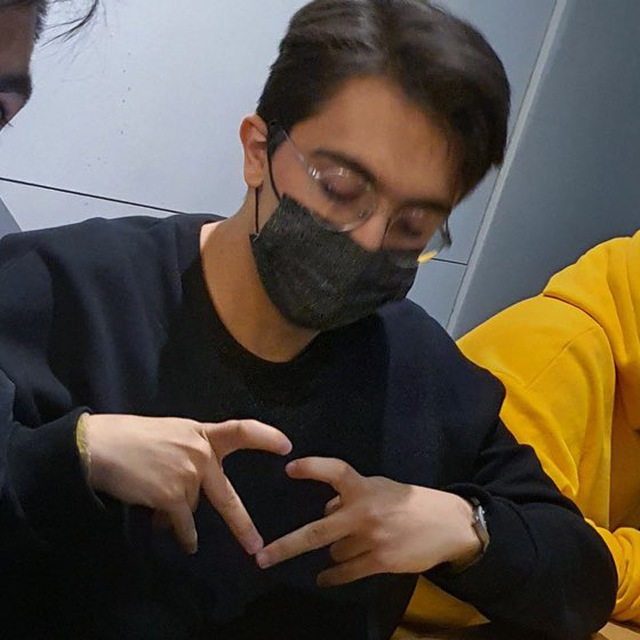
#> input picture 1-test.jpeg, 640 x 640 px, given in place of test_1 copy.mp4, which was not available
$ python bpcs.py
#> lines starting #> are read from the running program, lines starting #| are printed output that depends on the picture; after the words box and inside, x2 and y2 are one past the last pixel; in counts of white or black regions, pixels touching at a corner belong together; pictures that were not available may be replaced by others from this repository, and a replacement may not be noted
import cv2
import numpy as np
import os
import matplotlib.pyplot as plt
import math

def string_to_bits(s):
    """
    Chuyển đổi chuỗi ký tự thành danh sách bit.
    """
#> called with s = 'This is the hidden message!'
    bits = []
    for char in s:
        binval = bin(ord(char))[2:].rjust(8, '0')
        bits.extend([int(b) for b in binval])
    return bits

# [16 lines left out: functions bits_to_string, array_to_string, not called in this run]
def text_to_bin(text):
    return ''.join([format(ord(char), '08b') for char in text])

# [4 lines left out: function bin_to_text, not called in this run]

def extract_bit_planes(channel):
    """
    Trích xuất 8 bit-plane từ một kênh màu.
    B0 là LSB và B7 là MSB.
    """
    bit_planes = []
    for i in range(8):
        # Trích xuất bit i bằng cách dịch phải i bit và lấy bit cuối cùng
        bit_plane = np.bitwise_and(channel, 1 << i) >> i
        bit_planes.append(bit_plane)
    return bit_planes

def calculate_entropy(bit_plane):
    """
    Tính entropy của một bit-plane để đánh giá độ phức tạp.
    Entropy cao tương ứng với độ phức tạp cao.
    """
    hist, _ = np.histogram(bit_plane, bins=2, range=(0, 1))
    p1 = hist[0] / hist.sum()
    p2 = hist[1] / hist.sum()
    entropy = 0
    for p in [p1, p2]:
        if p > 0:
            entropy -= p * math.log2(p)
    return entropy

def evaluate_bit_planes(bit_planes):
    """
    Đánh giá độ phức tạp của mỗi bit-plane dựa trên entropy.
    Trả về danh sách entropy cho từng bit-plane.
    """
    entropies = []
    for plane in bit_planes:
        entropy = calculate_entropy(plane)
        entropies.append(entropy)
    return entropies

def select_complex_bit_planes(entropies, threshold=0.9):
    """
    Chọn các bit-plane có entropy cao hơn ngưỡng threshold.
    Ngưỡng có thể được điều chỉnh tùy thuộc vào yêu cầu.
    """
    selected = []
    for i, entropy in enumerate(entropies):
        if entropy >= threshold:
            selected.append(i)
    return selected

def embed_data_into_bit_plane(bit_plane, data_bits, start_index=0):
    """
    Nhúng dữ liệu vào bit-plane đã chọn bắt đầu từ start_index.
    Trả về bit-plane đã được nhúng và số bit đã nhúng.
    """
    rows, cols = bit_plane.shape
    total_bits = len(data_bits)
    embedded = bit_plane.copy()
    bit_count = 0

    for i in range(rows):
        for j in range(cols):
            if bit_count >= total_bits:
                return embedded, bit_count
            # Nhúng bit vào bit-plane
            embedded[i, j] = data_bits[bit_count]
            bit_count += 1
    return embedded, bit_count

# [17 lines left out: function extract_data_from_bit_plane, not called in this run]

def encode_message_in_video(input_video_path, message, delimiter='11111110'):
    temp_video_path = 'temp_video_lossless.avi'
    data_bits = string_to_bits(message)
    for b in range(len(delimiter)):
        data_bits.append(int(delimiter[b]))
    data_length = len(data_bits)

    cap = cv2.VideoCapture(input_video_path)
    if not cap.isOpened():
        print("Cannot open video file.")
        return

    # Lấy thông tin video
    frame_width = int(cap.get(cv2.CAP_PROP_FRAME_WIDTH))
    frame_height = int(cap.get(cv2.CAP_PROP_FRAME_HEIGHT))
    fps = cap.get(cv2.CAP_PROP_FPS)
    total_frames = int(cap.get(cv2.CAP_PROP_FRAME_COUNT))

    fourcc = cv2.VideoWriter_fourcc(*'FFV1')
    out = cv2.VideoWriter(temp_video_path, fourcc, fps, (frame_width, frame_height))
    if not out.isOpened():
        cap.release()
        raise ValueError(f"Cannot open video writer for file {temp_videoS_path}")

    # Giới hạn số bit nhúng để tránh vượt quá dung lượng video
    max_capacity = frame_width * frame_height * 3 * 3  # Giả sử có 3 kênh màu và mỗi kênh chọn tối đa 3 bit-plane
    if data_length > max_capacity:
        print(f"Dữ liệu quá lớn để nhúng vào video. Dung lượng tối đa là {max_capacity} bit.")
        return

    bit_index = 0  # Chỉ số bit dữ liệu đã nhúng

    while True:
        ret, frame = cap.read()
#> frame is the input picture: shape (640, 640, 3); mean B, G, R 68, 78.8, 87.9
        if not ret:
            break

        # # Chuyển đổi từ BGR (OpenCV) sang RGB
        # frame_rgb = cv2.cvtColor(frame, cv2.COLOR_BGR2RGB)

        # Phân tách các kênh màu
        B, G, R = cv2.split(frame)
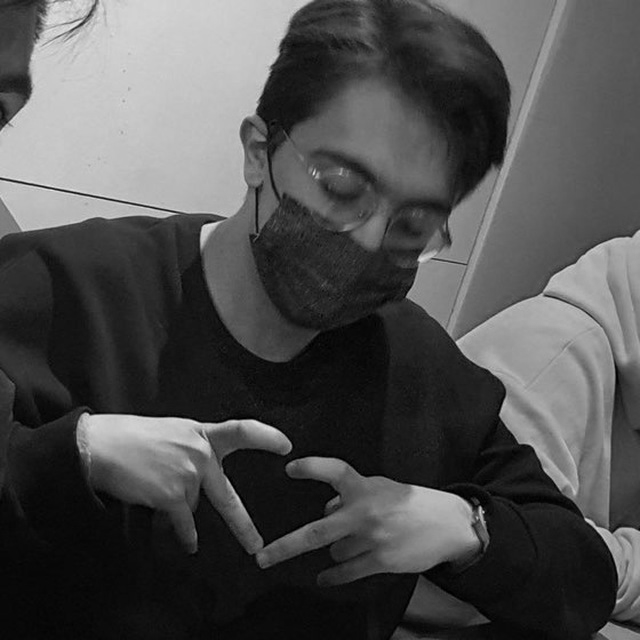
#> G: shape (640, 640); min 0, max 234, mean 78.8
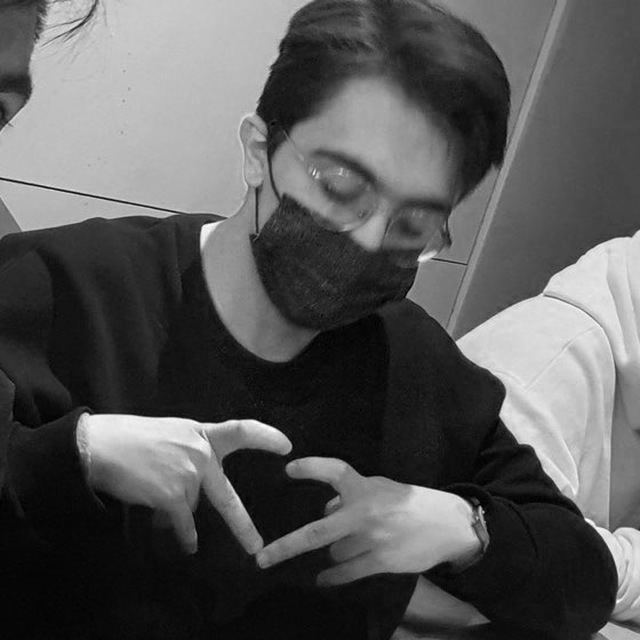
#> R: shape (640, 640); min 0, max 255, mean 87.9

        # Trích xuất bit-plane cho mỗi kênh màu
        bit_planes_R = extract_bit_planes(R)
#> the loop in extract_bit_planes, `for i in range(8):` made 8 passes
#> pass 1, in extract_bit_planes, `bit_plane = np.bitwise_and(channel, 1 << i) >> i`:
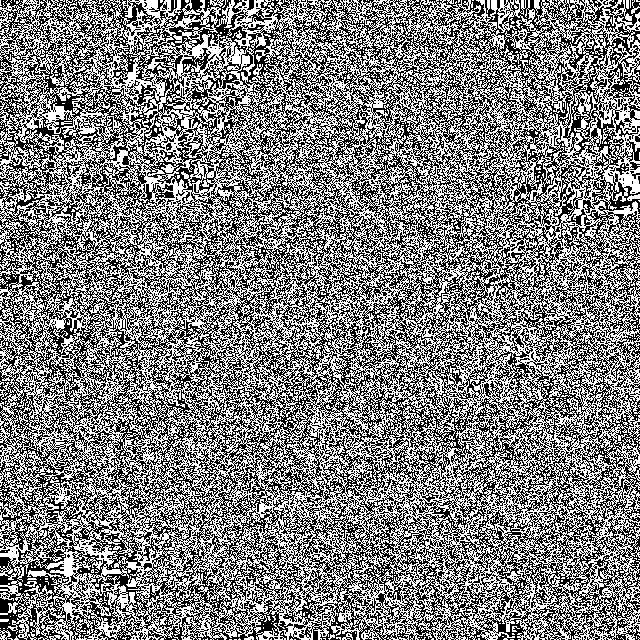
#> bit_plane: shape (640, 640); values 0 (black) and 1 (white), 50.1% white; black in thin lines or dots
#> after the loop in extract_bit_planes, `for i in range(8):`: bit_planes = 8 items
#> bit_planes_R = 8 items
        bit_planes_G = extract_bit_planes(G)
#> the loop in extract_bit_planes (call 2), `for i in range(8):` made 8 passes
#> pass 3, in extract_bit_planes (call 2), `bit_plane = np.bitwise_and(channel, 1 << i) >> i`:
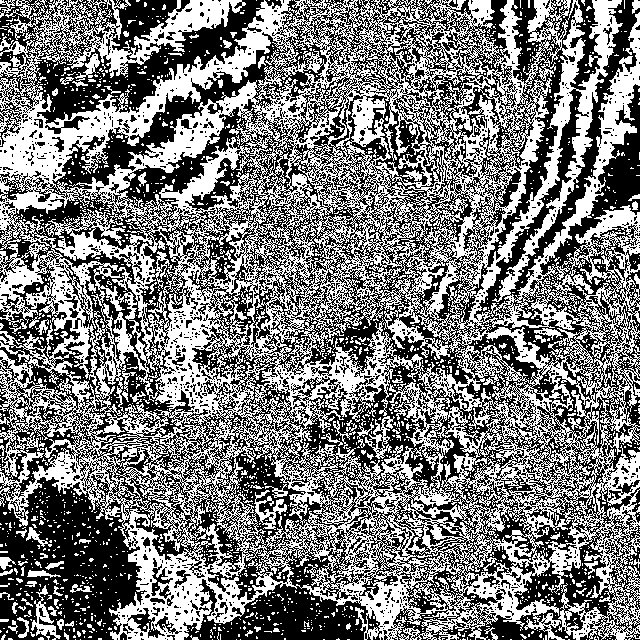
#> bit_plane: shape (640, 640); values 0 (black) and 1 (white), 48.2% white; 2323 white regions (2208 under 20 px), largest, box (x1, y1, x2, y2) and area: (0, 0, 640, 640) 183993, (31, 585, 61, 640) 488, (365, 416, 395, 459) 412
#> bit_planes_G = 8 items
        bit_planes_B = extract_bit_planes(B)
#> the loop in extract_bit_planes (call 3), `for i in range(8):` made 8 passes
#> pass 1, in extract_bit_planes (call 3), `bit_plane = np.bitwise_and(channel, 1 << i) >> i`:
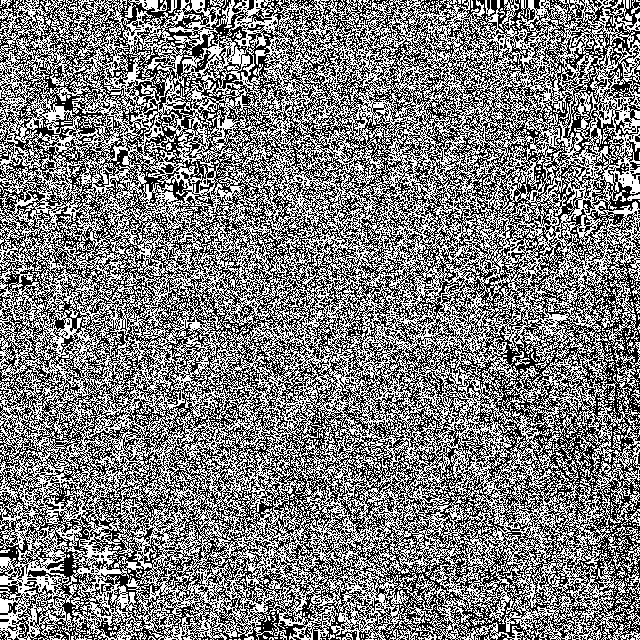
#> bit_plane: shape (640, 640); values 0 (black) and 1 (white), 49.3% white in thin lines or dots
#> pass 3, in extract_bit_planes (call 3), `bit_plane = np.bitwise_and(channel, 1 << i) >> i`:
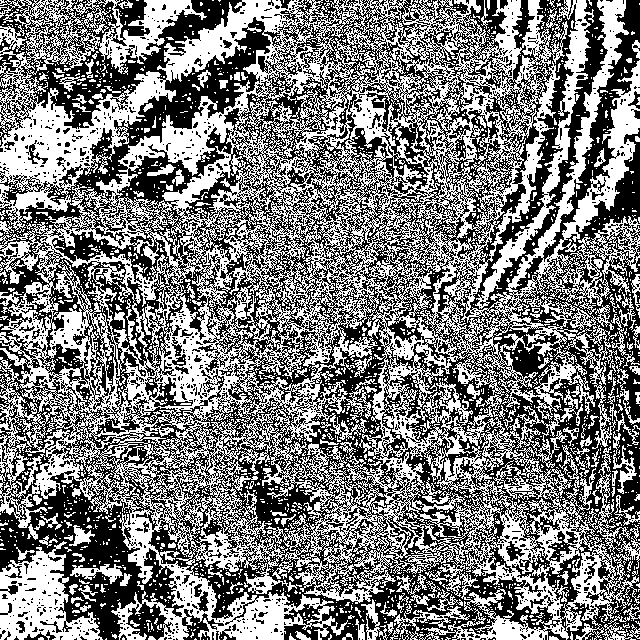
#> bit_plane: shape (640, 640); values 0 (black) and 1 (white), 48.9% white; 2372 white regions (2202 under 20 px), largest, box (x1, y1, x2, y2) and area: (0, 0, 640, 640) 172264, (0, 541, 103, 640) 4977, (475, 0, 594, 309) 3935
#> bit_planes_B = 8 items

        # Đánh giá độ phức tạp (entropy) của mỗi bit-plane
        entropies_R = evaluate_bit_planes(bit_planes_R)
#> the loop in evaluate_bit_planes, `for plane in bit_planes:` made 8 passes
#> (hist in calculate_entropy, p1 in calculate_entropy, p2 in calculate_entropy, entropy) on passes 1 to 8: ([204298, 205302], 0.499, 0.501, 1), ([203690, 205910], 0.497, 0.503, 1), ([204567, 205033], 0.499, 0.501, 1), ([197699, 211901], 0.483, 0.517, 0.999), ([198515, 211085], 0.485, 0.515, 0.999), ([260294, 149306], 0.635, 0.365, 0.946), ([278628, 130972], 0.68, 0.32, 0.904), ([281910, 127690], 0.688, 0.312, 0.895)
#> after the loop in evaluate_bit_planes, `for plane in bit_planes:`: entropies = [1, 1, 1, 0.999, 0.999, 0.946, 0.904, 0.895]
#> entropies_R = [1, 1, 1, 0.999, 0.999, 0.946, 0.904, 0.895]
        entropies_G = evaluate_bit_planes(bit_planes_G)
#> the loop in evaluate_bit_planes (call 2), `for plane in bit_planes:` made 8 passes
#> (hist in calculate_entropy, p1 in calculate_entropy, p2 in calculate_entropy, entropy) on passes 1 to 8: ([204718, 204882], 0.5, 0.5, 1), ([206549, 203051], 0.504, 0.496, 1), ([212188, 197412], 0.518, 0.482, 0.999), ([195947, 213653], 0.478, 0.522, 0.999), ([220336, 189264], 0.538, 0.462, 0.996), ([264305, 145295], 0.645, 0.355, 0.938), ([274600, 135000], 0.67, 0.33, 0.915), ([309323, 100277], 0.755, 0.245, 0.803)
#> entropies_G = [1, 1, 0.999, 0.999, 0.996, 0.938, 0.915, 0.803]
        entropies_B = evaluate_bit_planes(bit_planes_B)
#> entropies_B = [1, 1, 1, 0.998, 0.998, 0.89, 0.892, 0.69]

        # Chọn các bit-plane phức tạp cao (entropy >= 0.9)
        threshold = 0.9
        selected_R = select_complex_bit_planes(entropies_R, threshold)
#> the loop in select_complex_bit_planes, `for i, entropy in enumerate(entropies):` made 8 passes
#> entropy on passes 1 to 8: 1, 1, 1, 0.999, 0.999, 0.946, 0.904, 0.895
#> after the loop in select_complex_bit_planes, `for i, entropy in enumerate(entropies):`: selected = [0, 1, 2, 3, 4, 5, 6]
#> selected_R = [0, 1, 2, 3, 4, 5, 6]
        selected_G = select_complex_bit_planes(entropies_G, threshold)
#> the loop in select_complex_bit_planes (call 2), `for i, entropy in enumerate(entropies):` made 8 passes
#> entropy on passes 1 to 8: 1, 1, 0.999, 0.999, 0.996, 0.938, 0.915, 0.803
#> selected_G = [0, 1, 2, 3, 4, 5, 6]
        selected_B = select_complex_bit_planes(entropies_B, threshold)
#> selected_B = [0, 1, 2, 3, 4]

        # Nhúng dữ liệu vào các bit-plane được chọn
        for plane_idx in selected_B:
            if bit_index >= data_length:
                break
            # Nhúng dữ liệu vào bit-plane
            bit_planes_B[plane_idx], bits_embedded = embed_data_into_bit_plane(
                bit_planes_B[plane_idx],
                data_bits[bit_index:]
            )
            bit_index += bits_embedded
#> this loop made 2 passes
#> (rows in embed_data_into_bit_plane, cols in embed_data_into_bit_plane, total_bits in embed_data_into_bit_plane, bits_embedded, bit_index) on pass 1: (640, 640, 224, 224, 224)
#> after the loop, bit_index = 224

        for plane_idx in selected_G:
            if bit_index >= data_length:
                break
            bit_planes_G[plane_idx], bits_embedded = embed_data_into_bit_plane(
                bit_planes_G[plane_idx],
                data_bits[bit_index:]
            )
            bit_index += bits_embedded
#> this loop made 1 pass
#> after the loop, bit_index = 224

        for plane_idx in selected_R:
            if bit_index >= data_length:
                break
            bit_planes_R[plane_idx], bits_embedded = embed_data_into_bit_plane(
                bit_planes_R[plane_idx],
                data_bits[bit_index:]
            )
            bit_index += bits_embedded
#> after the loop, bit_index = 224

        # Kết hợp lại các bit-plane thành các kênh màu
        def combine_bit_planes(bit_planes):
            channel = np.zeros_like(bit_planes[0], dtype=np.uint8)
            for i in range(8):
                channel += (bit_planes[i] << i)
            return channel

        R_new = combine_bit_planes(bit_planes_R)
        G_new = combine_bit_planes(bit_planes_G)
        B_new = combine_bit_planes(bit_planes_B)
#> the loop in combine_bit_planes (call 3), `for i in range(8):` made 8 passes
#> pass 3, in combine_bit_planes (call 3), `channel += (bit_planes[i] << i)`:
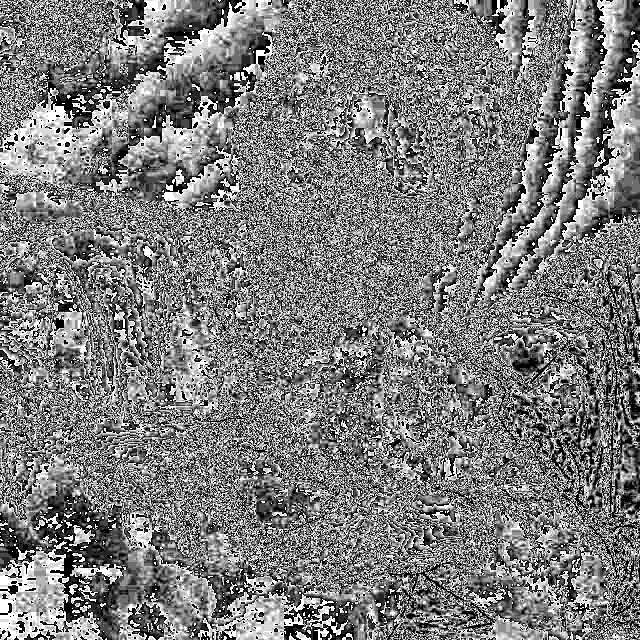
#> channel: shape (640, 640); min 0, max 7, mean 3.44; drawn with min black and max white

        # Ghép lại các kênh màu thành khung hình RGB
        frame_bgr_new = cv2.merge([B_new, G_new, R_new])

        # Chuyển đổi từ RGB sang BGR để ghi bằng OpenCV
        # frame_bgr_new = cv2.cvtColor(frame_rgb_new, cv2.COLOR_RGB2BGR)

        out.write(frame_bgr_new)

        if bit_index >= data_length:
            while True:
                ret, frame = cap.read()
                if not ret:
                    break
                out.write(frame)
            break

    # Giải phóng tài nguyên
    cap.release()
    out.release()
    cv2.destroyAllWindows()

    os.remove(input_video_path)
    os.rename(temp_video_path, input_video_path)

    print("\nMessage encoded successfully!")

# [76 lines left out: function decode_message_from_video, not called in this run]

if __name__ == "__main__":
    input_video = 'test_1 copy.mp4'
    secret_message = "This is the hidden message!"

    # print(text_to_bin(secret_message))

    encode_message_in_video(input_video, secret_message)

    decode_message_from_video(input_video)

    # print(array_to_string(arrays))

$ run again, on 2-test.jpeg
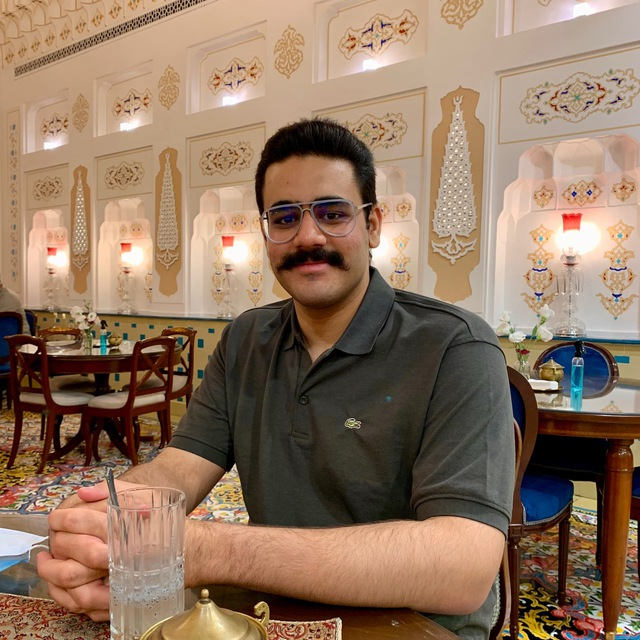
#> input picture 2-test.jpeg, 640 x 640 px, given in place of test_1 copy.mp4, which was not available
#> in encode_message_in_video, frame is the input picture: shape (640, 640, 3); mean B, G, R 96.6, 117.9, 144.6
#> the loop in extract_bit_planes, `for i in range(8):` made 8 passes
#> pass 1, in extract_bit_planes, `bit_plane = np.bitwise_and(channel, 1 << i) >> i`:
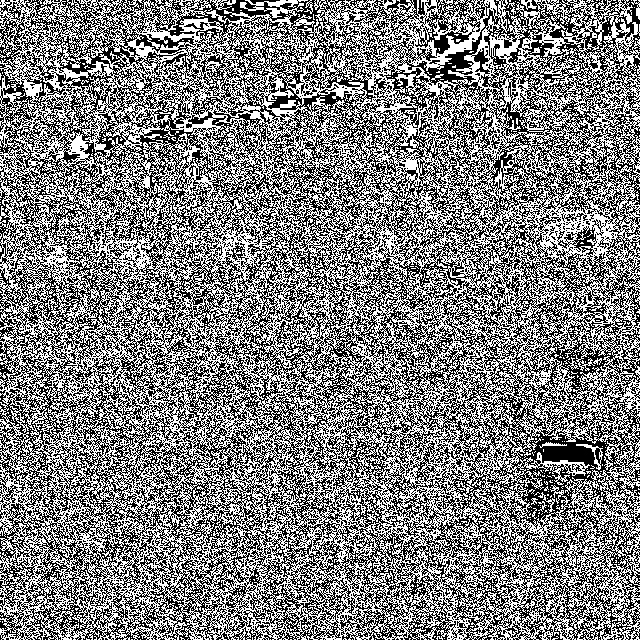
#> bit_plane: shape (640, 640); values 0 (black) and 1 (white), 49.9% white in thin lines or dots
#> after the loop in extract_bit_planes, `for i in range(8):`: bit_planes = 8 items
#> the loop in evaluate_bit_planes, `for plane in bit_planes:` made 8 passes
#> (hist in calculate_entropy, p1 in calculate_entropy, p2 in calculate_entropy, entropy) on passes 1 to 8: ([205027, 204573], 0.501, 0.499, 1), ([205236, 204364], 0.501, 0.499, 1), ([204297, 205303], 0.499, 0.501, 1), ([205775, 203825], 0.502, 0.498, 1), ([201651, 207949], 0.492, 0.508, 1), ([187269, 222331], 0.457, 0.543, 0.995), ([227159, 182441], 0.555, 0.445, 0.991), ([143693, 265907], 0.351, 0.649, 0.935)
#> after the loop in evaluate_bit_planes, `for plane in bit_planes:`: entropies = [1, 1, 1, 1, 1, 0.995, 0.991, 0.935]
#> the loop in evaluate_bit_planes (call 2), `for plane in bit_planes:` made 8 passes
#> (hist in calculate_entropy, p1 in calculate_entropy, p2 in calculate_entropy, entropy) on passes 1 to 8: ([208099, 201501], 0.508, 0.492, 1), ([208472, 201128], 0.509, 0.491, 1), ([211742, 197858], 0.517, 0.483, 0.999), ([213007, 196593], 0.52, 0.48, 0.999), ([219814, 189786], 0.537, 0.463, 0.996), ([184712, 224888], 0.451, 0.549, 0.993), ([308511, 101089], 0.753, 0.247, 0.806), ([185970, 223630], 0.454, 0.546, 0.994)
#> entropies_G = [1, 1, 0.999, 0.999, 0.996, 0.993, 0.806, 0.994]
#> entropies_B = [0.999, 0.999, 0.998, 0.998, 0.996, 0.991, 0.929, 0.941]
#> the loop in select_complex_bit_planes, `for i, entropy in enumerate(entropies):` made 8 passes
#> entropy on passes 1 to 8: 1, 1, 1, 1, 1, 0.995, 0.991, 0.935
#> after the loop in select_complex_bit_planes, `for i, entropy in enumerate(entropies):`: selected = [0, 1, 2, 3, 4, 5, 6, 7]
#> the loop in select_complex_bit_planes (call 2), `for i, entropy in enumerate(entropies):` made 8 passes
#> entropy on passes 1 to 8: 1, 1, 0.999, 0.999, 0.996, 0.993, 0.806, 0.994
#> selected_G = [0, 1, 2, 3, 4, 5, 7]
#> selected_B = [0, 1, 2, 3, 4, 5, 6, 7]
#> the loop in encode_message_in_video, `for plane_idx in selected_B:` made 2 passes
#> (rows in embed_data_into_bit_plane, cols in embed_data_into_bit_plane, total_bits in embed_data_into_bit_plane, bits_embedded, bit_index) on pass 1: (640, 640, 224, 224, 224)
#> after the loop in encode_message_in_video, `for plane_idx in selected_B:`: bit_index = 224
#> the loop in encode_message_in_video, `for plane_idx in selected_G:` made 1 pass
#> the loop in encode_message_in_video, `for plane_idx in selected_R:` made 1 pass
#> the loop in combine_bit_planes (call 3), `for i in range(8):` made 8 passes
#> pass 3, in combine_bit_planes (call 3), `channel += (bit_planes[i] << i)`:
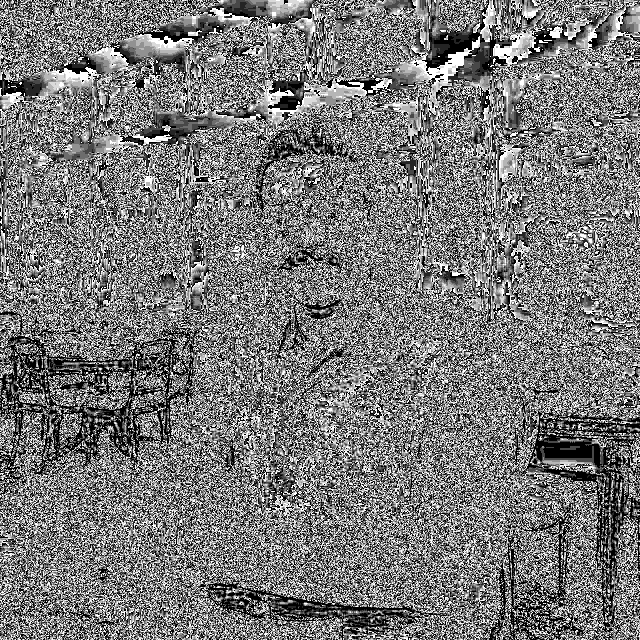
#> channel: shape (640, 640); min 0, max 7, mean 3.33; drawn with min black and max white
